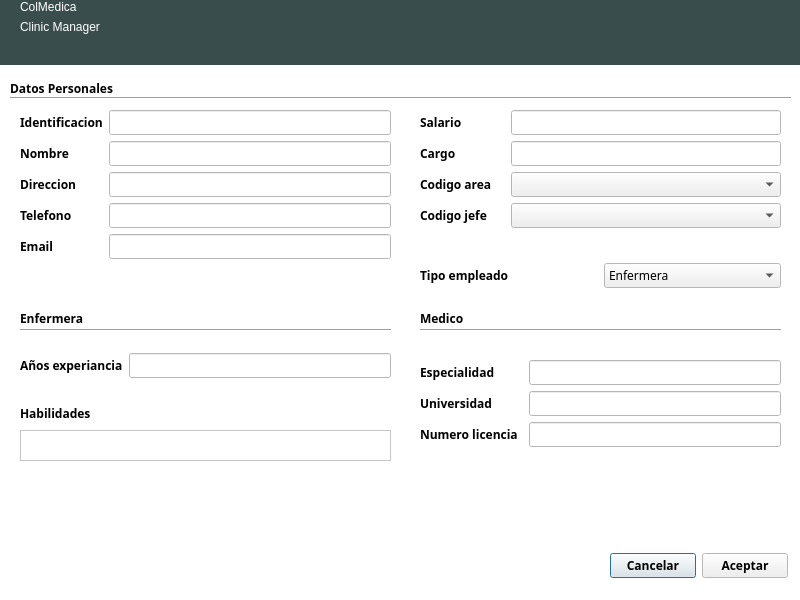
<?xml version="1.0" encoding="UTF-8"?>
<ui version="4.0">
 <class>dialogNuevoEmpleado</class>
 <widget class="QDialog" name="dialogNuevoEmpleado">
  <property name="geometry">
   <rect>
    <x>0</x>
    <y>0</y>
    <width>800</width>
    <height>600</height>
   </rect>
  </property>
  <property name="palette">
   <palette>
    <active>
     <colorrole role="Base">
      <brush brushstyle="SolidPattern">
       <color alpha="255">
        <red>255</red>
        <green>255</green>
        <blue>255</blue>
       </color>
      </brush>
     </colorrole>
     <colorrole role="Window">
      <brush brushstyle="SolidPattern">
       <color alpha="255">
        <red>255</red>
        <green>255</green>
        <blue>255</blue>
       </color>
      </brush>
     </colorrole>
    </active>
    <inactive>
     <colorrole role="Base">
      <brush brushstyle="SolidPattern">
       <color alpha="255">
        <red>255</red>
        <green>255</green>
        <blue>255</blue>
       </color>
      </brush>
     </colorrole>
     <colorrole role="Window">
      <brush brushstyle="SolidPattern">
       <color alpha="255">
        <red>255</red>
        <green>255</green>
        <blue>255</blue>
       </color>
      </brush>
     </colorrole>
    </inactive>
    <disabled>
     <colorrole role="Base">
      <brush brushstyle="SolidPattern">
       <color alpha="255">
        <red>255</red>
        <green>255</green>
        <blue>255</blue>
       </color>
      </brush>
     </colorrole>
     <colorrole role="Window">
      <brush brushstyle="SolidPattern">
       <color alpha="255">
        <red>255</red>
        <green>255</green>
        <blue>255</blue>
       </color>
      </brush>
     </colorrole>
    </disabled>
   </palette>
  </property>
  <property name="cursor">
   <cursorShape>PointingHandCursor</cursorShape>
  </property>
  <property name="windowTitle">
   <string>Nuevo Empleado</string>
  </property>
  <property name="autoFillBackground">
   <bool>true</bool>
  </property>
  <widget class="QWidget" name="widgetCabecera" native="true">
   <property name="geometry">
    <rect>
     <x>0</x>
     <y>0</y>
     <width>800</width>
     <height>65</height>
    </rect>
   </property>
   <property name="palette">
    <palette>
     <active>
      <colorrole role="WindowText">
       <brush brushstyle="SolidPattern">
        <color alpha="255">
         <red>255</red>
         <green>255</green>
         <blue>255</blue>
        </color>
       </brush>
      </colorrole>
      <colorrole role="Base">
       <brush brushstyle="SolidPattern">
        <color alpha="255">
         <red>255</red>
         <green>255</green>
         <blue>255</blue>
        </color>
       </brush>
      </colorrole>
      <colorrole role="Window">
       <brush brushstyle="SolidPattern">
        <color alpha="255">
         <red>57</red>
         <green>77</green>
         <blue>76</blue>
        </color>
       </brush>
      </colorrole>
     </active>
     <inactive>
      <colorrole role="WindowText">
       <brush brushstyle="SolidPattern">
        <color alpha="255">
         <red>255</red>
         <green>255</green>
         <blue>255</blue>
        </color>
       </brush>
      </colorrole>
      <colorrole role="Base">
       <brush brushstyle="SolidPattern">
        <color alpha="255">
         <red>255</red>
         <green>255</green>
         <blue>255</blue>
        </color>
       </brush>
      </colorrole>
      <colorrole role="Window">
       <brush brushstyle="SolidPattern">
        <color alpha="255">
         <red>57</red>
         <green>77</green>
         <blue>76</blue>
        </color>
       </brush>
      </colorrole>
     </inactive>
     <disabled>
      <colorrole role="WindowText">
       <brush brushstyle="SolidPattern">
        <color alpha="255">
         <red>159</red>
         <green>158</green>
         <blue>158</blue>
        </color>
       </brush>
      </colorrole>
      <colorrole role="Base">
       <brush brushstyle="SolidPattern">
        <color alpha="255">
         <red>57</red>
         <green>77</green>
         <blue>76</blue>
        </color>
       </brush>
      </colorrole>
      <colorrole role="Window">
       <brush brushstyle="SolidPattern">
        <color alpha="255">
         <red>57</red>
         <green>77</green>
         <blue>76</blue>
        </color>
       </brush>
      </colorrole>
     </disabled>
    </palette>
   </property>
   <property name="autoFillBackground">
    <bool>true</bool>
   </property>
   <widget class="QWidget" name="layoutWidget_4">
    <property name="geometry">
     <rect>
      <x>20</x>
      <y>0</y>
      <width>162</width>
      <height>63</height>
     </rect>
    </property>
    <layout class="QFormLayout" name="formLayout_5">
     <item row="0" column="0">
      <widget class="QLabel" name="labelColMedica">
       <property name="styleSheet">
        <string notr="true">font: 30pt &quot;Ubuntu Condensed&quot;;
color: rgb(255, 255, 255);</string>
       </property>
       <property name="text">
        <string>ColMedica</string>
       </property>
      </widget>
     </item>
     <item row="1" column="0">
      <widget class="QLabel" name="labelClinicManager">
       <property name="text">
        <string>Clinic Manager</string>
       </property>
      </widget>
     </item>
    </layout>
   </widget>
  </widget>
  <widget class="QWidget" name="widgetCuerpo" native="true">
   <property name="geometry">
    <rect>
     <x>0</x>
     <y>70</y>
     <width>800</width>
     <height>511</height>
    </rect>
   </property>
   <property name="font">
    <font>
     <family>Ubuntu Condensed</family>
     <weight>75</weight>
     <bold>true</bold>
    </font>
   </property>
   <property name="autoFillBackground">
    <bool>true</bool>
   </property>
   <widget class="QWidget" name="layoutWidget">
    <property name="geometry">
     <rect>
      <x>610</x>
      <y>480</y>
      <width>178</width>
      <height>31</height>
     </rect>
    </property>
    <layout class="QHBoxLayout" name="horizontalLayout_2">
     <item>
      <widget class="QPushButton" name="pushButtonCancelar">
       <property name="text">
        <string>Cancelar</string>
       </property>
      </widget>
     </item>
     <item>
      <widget class="QPushButton" name="pushButtonAceptar">
       <property name="text">
        <string>Aceptar</string>
       </property>
      </widget>
     </item>
    </layout>
   </widget>
   <widget class="QWidget" name="layoutWidget_2">
    <property name="geometry">
     <rect>
      <x>20</x>
      <y>40</y>
      <width>371</width>
      <height>171</height>
     </rect>
    </property>
    <layout class="QFormLayout" name="formLayout">
     <item row="0" column="0">
      <widget class="QLabel" name="labelIdentificacion">
       <property name="text">
        <string>Identificacion</string>
       </property>
      </widget>
     </item>
     <item row="0" column="1">
      <widget class="QLineEdit" name="lineEditIdentificacion">
       <property name="font">
        <font>
         <weight>50</weight>
         <bold>false</bold>
        </font>
       </property>
      </widget>
     </item>
     <item row="1" column="0">
      <widget class="QLabel" name="labelNombre">
       <property name="text">
        <string>Nombre</string>
       </property>
      </widget>
     </item>
     <item row="1" column="1">
      <widget class="QLineEdit" name="lineEditNombre">
       <property name="font">
        <font>
         <weight>50</weight>
         <bold>false</bold>
        </font>
       </property>
      </widget>
     </item>
     <item row="2" column="0">
      <widget class="QLabel" name="labelDireccion">
       <property name="text">
        <string>Direccion</string>
       </property>
      </widget>
     </item>
     <item row="2" column="1">
      <widget class="QLineEdit" name="lineEditDireccion">
       <property name="font">
        <font>
         <weight>50</weight>
         <bold>false</bold>
        </font>
       </property>
      </widget>
     </item>
     <item row="3" column="0">
      <widget class="QLabel" name="labelTelefono">
       <property name="text">
        <string>Telefono</string>
       </property>
      </widget>
     </item>
     <item row="3" column="1">
      <widget class="QLineEdit" name="lineEditTelefono">
       <property name="font">
        <font>
         <weight>50</weight>
         <bold>false</bold>
        </font>
       </property>
      </widget>
     </item>
     <item row="4" column="0">
      <widget class="QLabel" name="labelEmail">
       <property name="text">
        <string>Email</string>
       </property>
      </widget>
     </item>
     <item row="4" column="1">
      <widget class="QLineEdit" name="lineEditEmail">
       <property name="font">
        <font>
         <weight>50</weight>
         <bold>false</bold>
        </font>
       </property>
      </widget>
     </item>
    </layout>
   </widget>
   <widget class="QLabel" name="labelHabilidades">
    <property name="geometry">
     <rect>
      <x>20</x>
      <y>330</y>
      <width>369</width>
      <height>27</height>
     </rect>
    </property>
    <property name="text">
     <string>Habilidades</string>
    </property>
   </widget>
   <widget class="Line" name="lineEnfermera">
    <property name="geometry">
     <rect>
      <x>20</x>
      <y>250</y>
      <width>371</width>
      <height>20</height>
     </rect>
    </property>
    <property name="orientation">
     <enum>Qt::Horizontal</enum>
    </property>
   </widget>
   <widget class="QWidget" name="layoutWidget_3">
    <property name="geometry">
     <rect>
      <x>420</x>
      <y>40</y>
      <width>361</width>
      <height>136</height>
     </rect>
    </property>
    <layout class="QFormLayout" name="formLayout_2">
     <item row="0" column="0">
      <widget class="QLabel" name="labelSalario">
       <property name="text">
        <string>Salario              </string>
       </property>
      </widget>
     </item>
     <item row="0" column="1">
      <widget class="QLineEdit" name="lineEditSalario">
       <property name="font">
        <font>
         <weight>50</weight>
         <bold>false</bold>
        </font>
       </property>
      </widget>
     </item>
     <item row="1" column="0">
      <widget class="QLabel" name="labelCargo">
       <property name="text">
        <string>Cargo</string>
       </property>
      </widget>
     </item>
     <item row="1" column="1">
      <widget class="QLineEdit" name="lineEditCargo">
       <property name="font">
        <font>
         <weight>50</weight>
         <bold>false</bold>
        </font>
       </property>
      </widget>
     </item>
     <item row="2" column="0">
      <widget class="QLabel" name="labelCodigoArea">
       <property name="text">
        <string>Codigo area</string>
       </property>
      </widget>
     </item>
     <item row="2" column="1">
      <widget class="QComboBox" name="comboBoxCodigoArea">
       <property name="font">
        <font>
         <weight>50</weight>
         <bold>false</bold>
        </font>
       </property>
      </widget>
     </item>
     <item row="3" column="0">
      <widget class="QLabel" name="labelCodigoJefe">
       <property name="text">
        <string>Codigo jefe</string>
       </property>
      </widget>
     </item>
     <item row="3" column="1">
      <widget class="QComboBox" name="comboBoxCodigoJefe">
       <property name="font">
        <font>
         <weight>50</weight>
         <bold>false</bold>
        </font>
       </property>
      </widget>
     </item>
    </layout>
   </widget>
   <widget class="QLabel" name="labelMedico">
    <property name="geometry">
     <rect>
      <x>420</x>
      <y>240</y>
      <width>81</width>
      <height>16</height>
     </rect>
    </property>
    <property name="text">
     <string>Medico</string>
    </property>
   </widget>
   <widget class="QPlainTextEdit" name="plainTextEditHabilidades">
    <property name="geometry">
     <rect>
      <x>20</x>
      <y>360</y>
      <width>371</width>
      <height>31</height>
     </rect>
    </property>
    <property name="font">
     <font>
      <weight>50</weight>
      <bold>false</bold>
     </font>
    </property>
   </widget>
   <widget class="QWidget" name="layoutWidget_5">
    <property name="geometry">
     <rect>
      <x>420</x>
      <y>190</y>
      <width>361</width>
      <height>31</height>
     </rect>
    </property>
    <layout class="QHBoxLayout" name="horizontalLayout_3">
     <item>
      <widget class="QLabel" name="labelTipoEmpleado">
       <property name="text">
        <string>Tipo empleado</string>
       </property>
      </widget>
     </item>
     <item>
      <widget class="QComboBox" name="comboBoxTipoEmpleado">
       <property name="font">
        <font>
         <weight>50</weight>
         <bold>false</bold>
        </font>
       </property>
       <item>
        <property name="text">
         <string>Enfermera</string>
        </property>
       </item>
       <item>
        <property name="text">
         <string>Medico</string>
        </property>
       </item>
      </widget>
     </item>
    </layout>
   </widget>
   <widget class="Line" name="lineDatosPersonales">
    <property name="geometry">
     <rect>
      <x>10</x>
      <y>20</y>
      <width>781</width>
      <height>16</height>
     </rect>
    </property>
    <property name="orientation">
     <enum>Qt::Horizontal</enum>
    </property>
   </widget>
   <widget class="QWidget" name="layoutWidget_6">
    <property name="geometry">
     <rect>
      <x>20</x>
      <y>280</y>
      <width>371</width>
      <height>31</height>
     </rect>
    </property>
    <layout class="QHBoxLayout" name="horizontalLayout">
     <item>
      <widget class="QLabel" name="labelAniosExperiencia">
       <property name="text">
        <string>Años experiancia</string>
       </property>
      </widget>
     </item>
     <item>
      <widget class="QLineEdit" name="lineEditAniosExperiencia">
       <property name="font">
        <font>
         <weight>50</weight>
         <bold>false</bold>
        </font>
       </property>
      </widget>
     </item>
    </layout>
   </widget>
   <widget class="QLabel" name="labelDatosPersonales">
    <property name="geometry">
     <rect>
      <x>10</x>
      <y>10</y>
      <width>131</width>
      <height>16</height>
     </rect>
    </property>
    <property name="text">
     <string>Datos Personales </string>
    </property>
   </widget>
   <widget class="QLabel" name="labelEnfermera">
    <property name="geometry">
     <rect>
      <x>20</x>
      <y>240</y>
      <width>81</width>
      <height>16</height>
     </rect>
    </property>
    <property name="text">
     <string>Enfermera</string>
    </property>
   </widget>
   <widget class="QWidget" name="layoutWidget_7">
    <property name="geometry">
     <rect>
      <x>420</x>
      <y>290</y>
      <width>361</width>
      <height>101</height>
     </rect>
    </property>
    <layout class="QFormLayout" name="formLayout_3">
     <property name="fieldGrowthPolicy">
      <enum>QFormLayout::AllNonFixedFieldsGrow</enum>
     </property>
     <item row="0" column="0">
      <widget class="QLabel" name="labelEspecialidad">
       <property name="text">
        <string>Especialidad         </string>
       </property>
      </widget>
     </item>
     <item row="0" column="1">
      <widget class="QLineEdit" name="lineEditEspecialidad">
       <property name="font">
        <font>
         <weight>50</weight>
         <bold>false</bold>
        </font>
       </property>
      </widget>
     </item>
     <item row="1" column="0">
      <widget class="QLabel" name="labelUniversidad">
       <property name="text">
        <string>Universidad</string>
       </property>
      </widget>
     </item>
     <item row="1" column="1">
      <widget class="QLineEdit" name="lineEditUniversidad">
       <property name="font">
        <font>
         <weight>50</weight>
         <bold>false</bold>
        </font>
       </property>
      </widget>
     </item>
     <item row="2" column="0">
      <widget class="QLabel" name="labelNumeroLicencia">
       <property name="text">
        <string>Numero licencia</string>
       </property>
      </widget>
     </item>
     <item row="2" column="1">
      <widget class="QLineEdit" name="lineEditNumeroLicencia">
       <property name="font">
        <font>
         <weight>50</weight>
         <bold>false</bold>
        </font>
       </property>
      </widget>
     </item>
    </layout>
   </widget>
   <widget class="Line" name="lineMedico">
    <property name="geometry">
     <rect>
      <x>420</x>
      <y>250</y>
      <width>361</width>
      <height>20</height>
     </rect>
    </property>
    <property name="orientation">
     <enum>Qt::Horizontal</enum>
    </property>
   </widget>
  </widget>
 </widget>
 <resources/>
 <connections/>
</ui>
